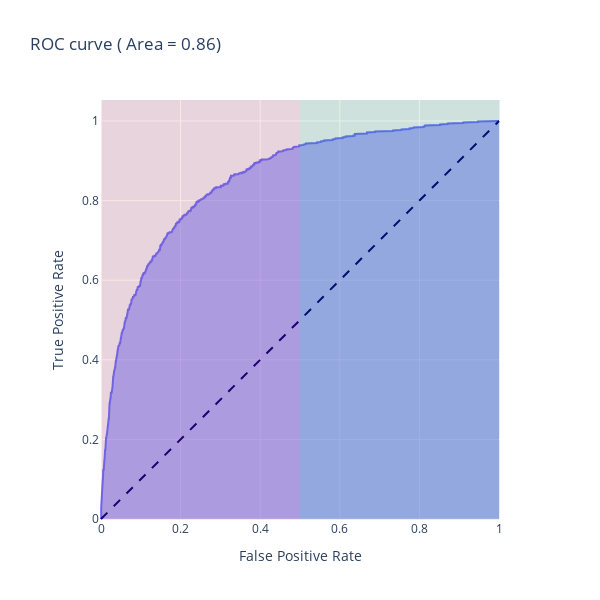

This figure's notebook cell:
### Code cell
y_test_sex_DI = data_transf_test_DI.labels.ravel()

model_performance(rf_transf_DI, data_transf_test_DI.features, y_test_sex_DI)
ROC_Plot(rf_transf_DI, data_transf_test_DI.features, y_test_sex_DI)
Confusion_Matrix(rf_transf_DI, data_transf_test_DI.features, y_test_sex_DI)

### Figure 1 — Plotly figure (JSON) as saved in the notebook; plotly's stock layout.template omitted (floating-point values rounded to 4 significant figures; data arrays with more than 128 entries replaced by an {"elided": "..."} marker saying what was removed)
{"data": [{"fillpattern": {"shape": ""}, "hovertemplate": "False Positive Rate=%{x}<br>True Positive Rate=%{y}<extra></extra>", "legendgroup": "", "line": {"color": "#636efa"}, "marker": {"symbol": "circle"}, "mode": "lines", "name": "", "orientation": "v", "showlegend": false, "stackgroup": "1", "type": "scatter", "x": {"elided": "1119 float values"}, "xaxis": "x", "y": {"elided": "1119 float values"}, "yaxis": "y"}], "layout": {"height": 600, "legend": {"tracegroupgap": 0}, "shapes": [{"line": {"color": "navy", "dash": "dash", "width": 2}, "type": "line", "x0": 0, "x1": 1, "y0": 0, "y1": 1}, {"fillcolor": "red", "line": {"width": 0}, "opacity": 0.1, "type": "rect", "x0": 0, "x1": 0.5, "xref": "x", "y0": 0, "y1": 1, "yref": "y domain"}, {"fillcolor": "green", "line": {"width": 0}, "opacity": 0.1, "type": "rect", "x0": 0.5, "x1": 1, "xref": "x", "y0": 0, "y1": 1, "yref": "y domain"}], "title": {"text": "ROC curve ( Area = 0.86)"}, "width": 600, "xaxis": {"anchor": "y", "constrain": "domain", "domain": [0, 1], "title": {"text": "False Positive Rate"}}, "yaxis": {"anchor": "x", "domain": [0, 1], "scaleanchor": "x", "scaleratio": 1, "title": {"text": "True Positive Rate"}}}}
